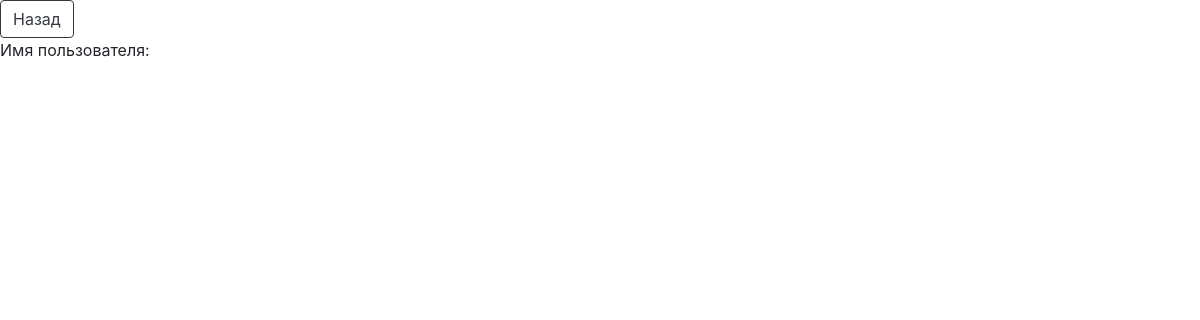
/7/profile, run on an earlier commit of the app's database.
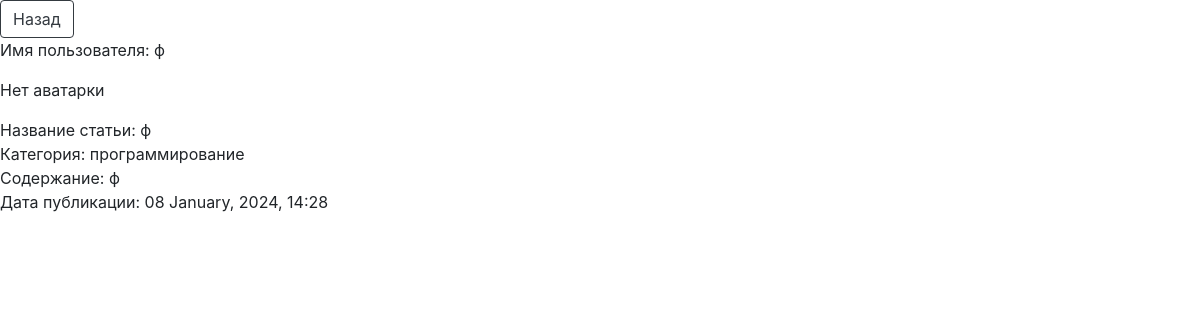
And on a later commit of the database.
### models.py (models this page shows)
class Base(DeclarativeBase):
    id: Mapped[int_pk]
    created_at: Mapped[datetime] = Column(DateTime, default=utcnow)

class User(Base, UserMixin):
    __tablename__ = 'users'
    username: Mapped[str]
    avatar: Mapped[Optional[str]] = Column(String)
    email: Mapped[str]
    password: Mapped[str]
    articles: Mapped[list['Article']] = relationship(
        back_populates='user',
        cascade='all'
    )

class Article(Base):
    __tablename__ = 'articles'
    name_of_article: Mapped[str]
    category: Mapped[str]
    text_of_article: Mapped[str]
    user_id: Mapped[int] = mapped_column(ForeignKey('users.id'))
    user: Mapped['User'] = relationship(back_populates='articles')

### app.py (the view)
@app.route('/<int:id>/profile', methods=['GET'])
def user_profile_page(id):
    session = SessionFactory()
    user = session.query(User).filter_by(id=id).first()
    user_articles = session.query(Article).filter_by(user_id=id).order_by(desc(Article.created_at)).all()
    return render_template('forum/user_profile.html', user_articles=user_articles, user=user)

### templates/forum/user_profile.html (shortened to what this page needs)
<!DOCTYPE html>
<html lang="en">
<head>
    <link rel="stylesheet" href="https://stackpath.bootstrapcdn.com/bootstrap/4.3.1/css/bootstrap.min.css">
</head>
<body>
<button onclick="window.location.href='{{ url_for('main_page') }}';" type="button" class="btn btn-outline-dark">Назад</button>
<p>Имя пользователя: {{ user.username }} </p>
    {% for article in user_articles %}
       {% if user.avatar %}
           <img src="{{ url_for('static', filename=user.avatar) }}" alt="Avatar" style="max-width: 100px; max-height: 100px;">
       {% else %}
           <p>Нет аватарки</p>
       {% endif %}
       <div>Название статьи: {{ article.name_of_article }}</div>
       <duv>Категория: {{ article.category }}</duv>
       <div>Содержание: {{ article.text_of_article }}</div>
       <div>Дата публикации: {{ article.created_at.strftime('%d %B, %Y, %H:%M') }}</div>
       <br>
    {% endfor %}

What changed in the data, as far as the page shows it:
added User: username "ф"
added Article: name_of_article "ф", category "программирование", text_of_article "ф", created_at "08 January, 2024, 14:28"
